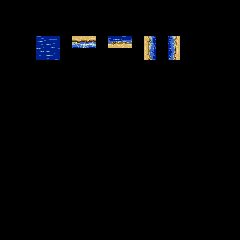

This game map was drawn from its Tiled (.tmx) file and the tilesets committed beside it. A one-line description and the full map source follow:
An orthogonal 20x20 tile map with 12x12 px tiles, 3 tile layers (regions, input_BG, output_BG).

<map version="1.2" tiledversion="1.2.1" orientation="orthogonal" renderorder="right-down" width="20" height="20" tilewidth="12" tileheight="12" infinite="0" nextlayerid="4" nextobjectid="1">
 <properties>
  <property name="NoOverlappingRules" type="bool" value="true" />
 </properties>
 <tileset firstgid="1" name="overworld(day)-Master" tilewidth="12" tileheight="12" tilecount="1296" columns="36">
  <image source="../../image/overworld(day)-Master.png" width="432" height="432" />
 </tileset>
 <layer id="1" name="regions" width="20" height="20">
  <data encoding="csv">
0,0,0,0,0,0,0,0,0,0,0,0,0,0,0,0,0,0,0,0,
0,0,0,0,0,0,0,0,0,0,0,0,0,0,0,0,0,0,0,0,
0,0,0,0,0,0,0,0,0,0,0,0,0,0,0,0,0,0,0,0,
0,0,0,161,161,0,161,161,0,161,161,0,161,0,161,0,0,0,0,0,
0,0,0,161,161,0,0,0,0,0,0,0,161,0,161,0,0,0,0,0,
0,0,0,0,0,0,0,0,0,0,0,0,0,0,0,0,0,0,0,0,
0,0,0,0,0,0,0,0,0,0,0,0,0,0,0,0,0,0,0,0,
0,0,0,0,0,0,0,0,0,0,0,0,0,0,0,0,0,0,0,0,
0,0,0,0,0,0,0,0,0,0,0,0,0,0,0,0,0,0,0,0,
0,0,0,0,0,0,0,0,0,0,0,0,0,0,0,0,0,0,0,0,
0,0,0,0,0,0,0,0,0,0,0,0,0,0,0,0,0,0,0,0,
0,0,0,0,0,0,0,0,0,0,0,0,0,0,0,0,0,0,0,0,
0,0,0,0,0,0,0,0,0,0,0,0,0,0,0,0,0,0,0,0,
0,0,0,0,0,0,0,0,0,0,0,0,0,0,0,0,0,0,0,0,
0,0,0,0,0,0,0,0,0,0,0,0,0,0,0,0,0,0,0,0,
0,0,0,0,0,0,0,0,0,0,0,0,0,0,0,0,0,0,0,0,
0,0,0,0,0,0,0,0,0,0,0,0,0,0,0,0,0,0,0,0,
0,0,0,0,0,0,0,0,0,0,0,0,0,0,0,0,0,0,0,0,
0,0,0,0,0,0,0,0,0,0,0,0,0,0,0,0,0,0,0,0,
0,0,0,0,0,0,0,0,0,0,0,0,0,0,0,0,0,0,0,0
</data>
 </layer>
 <layer id="2" name="input_BG" width="20" height="20">
  <data encoding="csv">
0,0,0,0,0,0,0,0,0,0,0,0,0,0,0,0,0,0,0,0,
0,0,0,0,0,0,0,0,0,0,0,0,0,0,0,0,0,0,0,0,
0,0,0,0,0,0,0,0,0,0,0,0,0,0,0,0,0,0,0,0,
0,0,0,149,149,0,14,14,0,122,122,0,49,0,52,0,0,0,0,0,
0,0,0,149,149,0,0,0,0,0,0,0,49,0,52,0,0,0,0,0,
0,0,0,0,0,0,0,0,0,0,0,0,0,0,0,0,0,0,0,0,
0,0,0,0,0,0,0,0,0,0,0,0,0,0,0,0,0,0,0,0,
0,0,0,0,0,0,0,0,0,0,0,0,0,0,0,0,0,0,0,0,
0,0,0,0,0,0,0,0,0,0,0,0,0,0,0,0,0,0,0,0,
0,0,0,0,0,0,0,0,0,0,0,0,0,0,0,0,0,0,0,0,
0,0,0,0,0,0,0,0,0,0,0,0,0,0,0,0,0,0,0,0,
0,0,0,0,0,0,0,0,0,0,0,0,0,0,0,0,0,0,0,0,
0,0,0,0,0,0,0,0,0,0,0,0,0,0,0,0,0,0,0,0,
0,0,0,0,0,0,0,0,0,0,0,0,0,0,0,0,0,0,0,0,
0,0,0,0,0,0,0,0,0,0,0,0,0,0,0,0,0,0,0,0,
0,0,0,0,0,0,0,0,0,0,0,0,0,0,0,0,0,0,0,0,
0,0,0,0,0,0,0,0,0,0,0,0,0,0,0,0,0,0,0,0,
0,0,0,0,0,0,0,0,0,0,0,0,0,0,0,0,0,0,0,0,
0,0,0,0,0,0,0,0,0,0,0,0,0,0,0,0,0,0,0,0,
0,0,0,0,0,0,0,0,0,0,0,0,0,0,0,0,0,0,0,0
</data>
 </layer>
 <layer id="3" name="output_BG" width="20" height="20">
  <data encoding="csv">
0,0,0,0,0,0,0,0,0,0,0,0,0,0,0,0,0,0,0,0,
0,0,0,0,0,0,0,0,0,0,0,0,0,0,0,0,0,0,0,0,
0,0,0,0,0,0,0,0,0,0,0,0,0,0,0,0,0,0,0,0,
0,0,0,149,150,0,14,15,0,122,123,0,49,0,52,0,0,0,0,0,
0,0,0,185,186,0,0,0,0,0,0,0,85,0,88,0,0,0,0,0,
0,0,0,0,0,0,0,0,0,0,0,0,0,0,0,0,0,0,0,0,
0,0,0,0,0,0,0,0,0,0,0,0,0,0,0,0,0,0,0,0,
0,0,0,0,0,0,0,0,0,0,0,0,0,0,0,0,0,0,0,0,
0,0,0,0,0,0,0,0,0,0,0,0,0,0,0,0,0,0,0,0,
0,0,0,0,0,0,0,0,0,0,0,0,0,0,0,0,0,0,0,0,
0,0,0,0,0,0,0,0,0,0,0,0,0,0,0,0,0,0,0,0,
0,0,0,0,0,0,0,0,0,0,0,0,0,0,0,0,0,0,0,0,
0,0,0,0,0,0,0,0,0,0,0,0,0,0,0,0,0,0,0,0,
0,0,0,0,0,0,0,0,0,0,0,0,0,0,0,0,0,0,0,0,
0,0,0,0,0,0,0,0,0,0,0,0,0,0,0,0,0,0,0,0,
0,0,0,0,0,0,0,0,0,0,0,0,0,0,0,0,0,0,0,0,
0,0,0,0,0,0,0,0,0,0,0,0,0,0,0,0,0,0,0,0,
0,0,0,0,0,0,0,0,0,0,0,0,0,0,0,0,0,0,0,0,
0,0,0,0,0,0,0,0,0,0,0,0,0,0,0,0,0,0,0,0,
0,0,0,0,0,0,0,0,0,0,0,0,0,0,0,0,0,0,0,0
</data>
 </layer>
</map>
